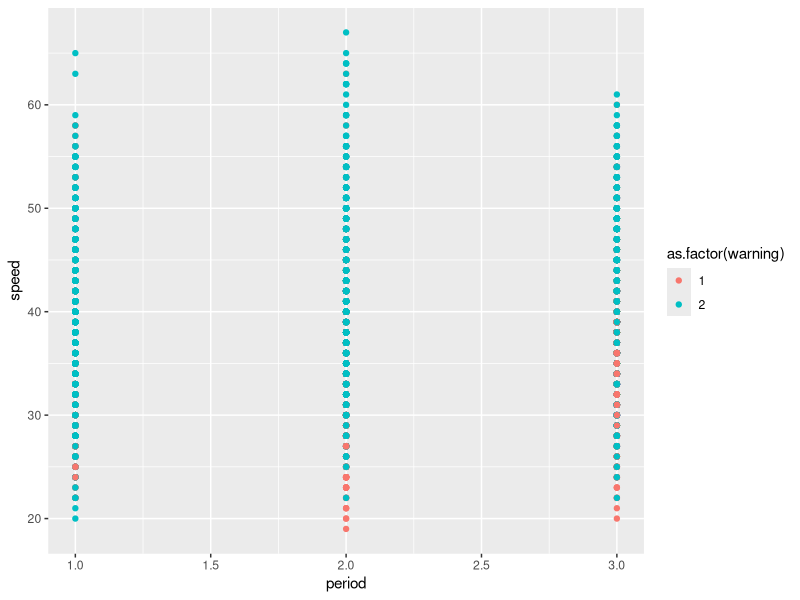
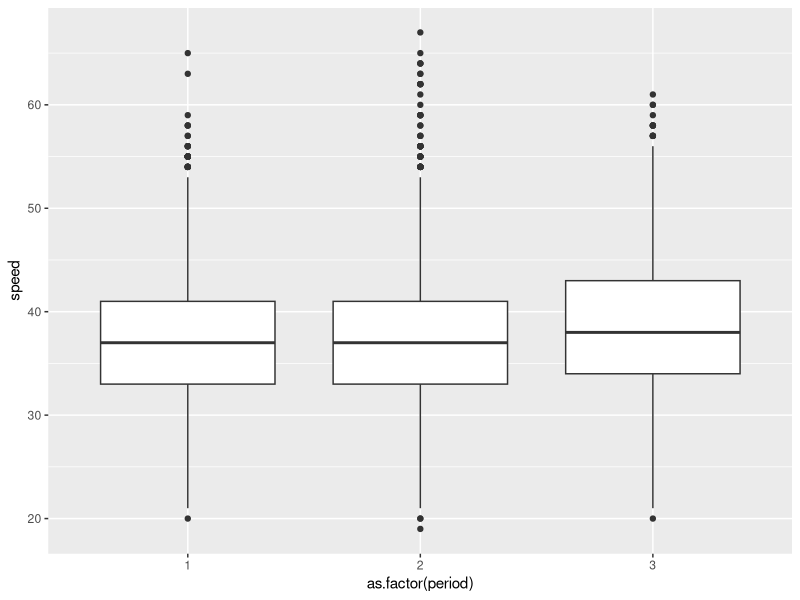
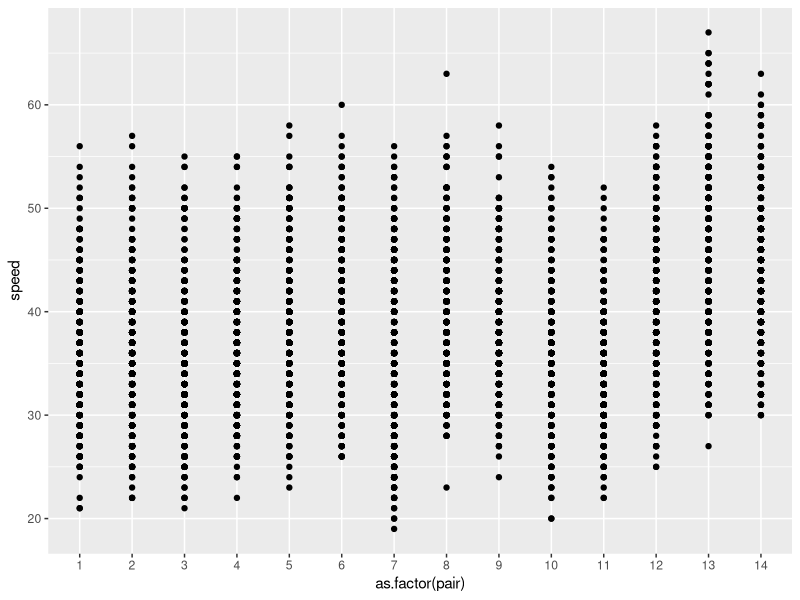
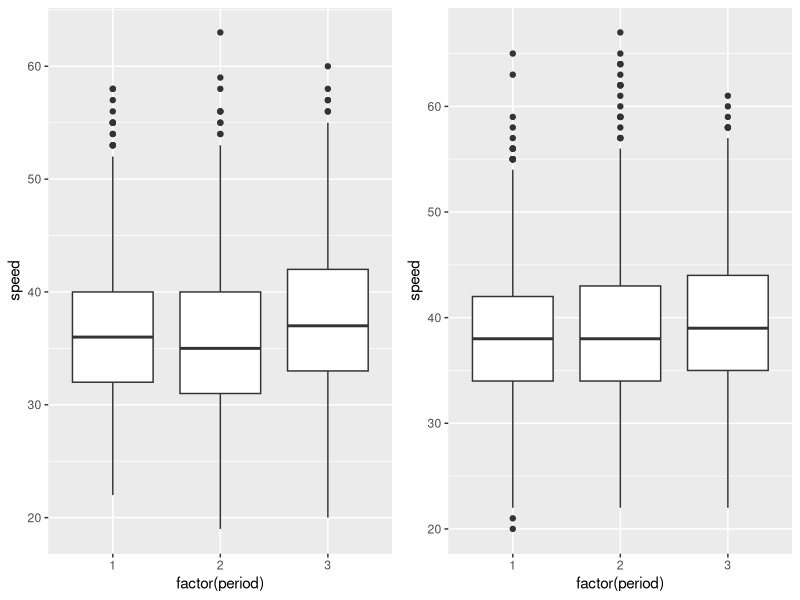
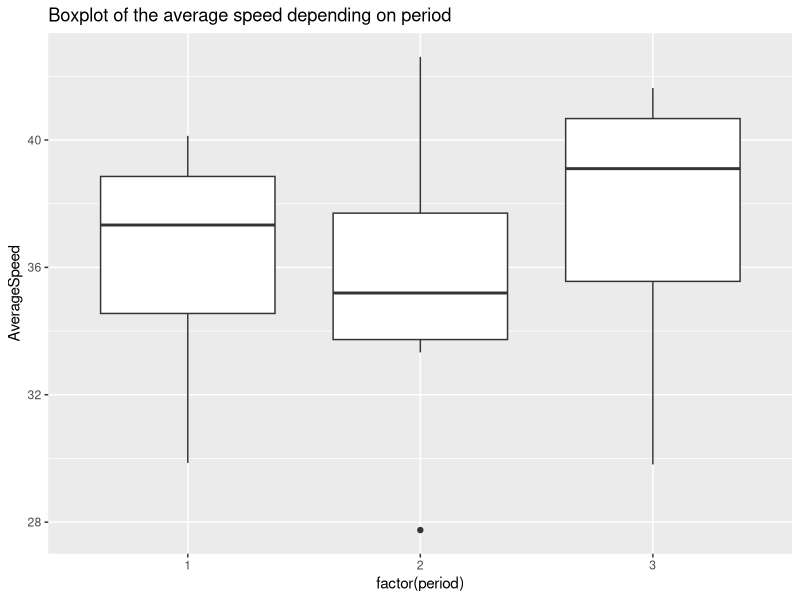

These charts were generated, in order, by the following R code:
### Stats with R Exercise sheet 7

##########################
#Week 8: ANOVA
##########################


## This exercise sheet contains the exercises that you will need to complete and 
## submit by 23:55 on Sunday, December 9. Write the code below the questions. 
## If you need to provide a written answer, comment this out using a hashtag (#). 
## Submit your homework via moodle.
## You are allowed to work together in group up to three students, but everybody 
## needs to submit the group version of the homework via moodle.
## You need to provide a serious attempt to each exercise in order to have
## the assignment graded as complete. 

## Please write below your (and your teammates) name, matriculation number. 
## Name:Sara Khan, Jyothsna Sastry , Hasan Md. Tusfiqur Alam
## Matriculation number: 2571648, 2571729, 2571663

## Change the name of the file by adding your matriculation numbers
## (exercise0N_firstID_secondID_thirdID.R)

###########################################################################################



#######################
### PART 1: Preparation
#######################

library(boot)
library(ggplot2)
library(reshape)

# This time we will be working with the "amis" data frame (package 'boot') that has 
# 8437 rows and 4 columns.

# In a study into the effect that warning signs have on speeding patterns, Cambridgeshire
# County Council considered 14 pairs of locations. The locations were paired to account 
# for factors such as traffic, volume and type of road. One site in each pair had a sign 
# erected warning of the dangers of speeding and asking drivers to slow down. No action 
# was taken at the second site. Three sets of measurements were taken at each site. 
# Each set of measurements was nominally of the speeds of 100 cars but not all sites 
# have exactly 100 measurements. These speed measurements were taken before the erection 
# of the sign, shortly after the erection of the sign, and again after the sign had been 
# in place for some time.

# 1. For the further reference please use ?amis. It may take some time to understand the dataset. 
?amis

# 2. Load the dataset and briefly inspect it. 
# Feel free to make some plots, calculate some statistics in order to understand the data.
?amis
head(amis)
str(amis)
summary(amis)
ggplot(amis, aes(x=period,y=speed, col=as.factor(warning))) + geom_point()
ggplot(amis, aes(x=as.factor(period),y=speed)) + geom_boxplot()
ggplot(amis, aes(x=as.factor(pair),y=speed)) + geom_point()

# 3. All our columns have numeric type. Convert the categorial columns to factors.
amis$period<-as.factor(amis$period)
amis$warning<-as.factor(amis$warning)
amis$pair<-as.factor(amis$pair)

# 4. Build a boxplot for the distribution of `speed` for each of `period` values 
# (before, immediately after and after some time). Build 2 plots side by side
# depending on the `warning` variable.
# (for all plots here and below please use ggplot)
install.packages("gridExtra")
library(gridExtra)
boxplot1_data<-subset(amis, warning==1)
boxplot2_data<-subset(amis, warning==2)
summary(boxplot1_data)
summary(boxplot2_data)
boxplot1<-ggplot(boxplot1_data, aes(x=factor(period),y=speed)) + geom_boxplot()
boxplot2<-ggplot(boxplot2_data, aes(x=factor(period),y=speed)) + geom_boxplot()
grid.arrange(boxplot1, boxplot2, ncol=2)

# 5. What can you conclude according this plot? What can you say about people behaviour in
# different periods: before, immediately after and after some time?
# Boxplot1
# Immediately after the warning sign is placed, there is a slight reduction in the vehicle speed. 
# This however increases when recorded after some period of time (at period 3)
# Boxplot2
# There exists not much difference between the vehicle speeds at the 3 periods in the absence of warning signs

# 6. What are your ideas about why the data with warning==2 (which correspond to the
# measurements in different times on sites where no sign was erected) was collected?
# The data recorded when there are no warning signs placed helps to understand the natural behavior and compare it against 
# that of the driver when the warnings are placed

#######################
### PART 2: 1-way ANOVA
#######################
install.packages("car")
library(car)

#1. First let's create a new data frame which will be used for all PART 2.
# For 1-way ANOVA we will be working with the subset of `amis` where the 
# warning sign was erected, which corresponds to warning==1, therefore first
# subset your data to filter out warning==2 and then apply cast() to average
# speed over each "pair" and "period. Assign this new data frame to the variable casted_data.
amis_data<-subset(amis, warning==1)
#summary(amis_data)
casted_data<-cast(amis_data, period + pair ~., fun.aggregate = 'mean', value = 'speed', na.rm = TRUE)
colnames(casted_data)[colnames(casted_data)=="(all)"] <- "AverageSpeed"
summary(casted_data)

# 2. Build a boxplot of the average speed depending on period
ggplot(data=casted_data, aes(x=factor(period), y=AverageSpeed)) + 
  geom_boxplot() + 
  labs(title="Boxplot of the average speed depending on period")

# 3. Is there a difference between the periods?
# Yes there exists a difference between the Average speed plot for periods
# Average speeds recorded for period 3 is the highest, followed by that for Period 1 and then 2. 

# 4. Now, let's check each ANOVA assumptions and whether they are violated or not and why.

# a) Independence assumption
# (you need to figure out the best way to do it and give a detailed justified answer)
  permuted_data<-casted_data
  head(casted_data)
  permuted_data<- permuted_data[sample(1:nrow(permuted_data)), ]
  head(permuted_data)
  summary(aov(casted_data$AverageSpeed~casted_data$period))
  summary(aov(permuted_data$AverageSpeed~permuted_data$period))
  # The variance remains same for permutations of the data. This upholds independence assumption
  
# b) Normality of residuals
# (you need to figure out the best way to do it and give a detailed justified answer)
  res = residuals(lm(casted_data$AverageSpeed~casted_data$period))
  model=aov(casted_data$AverageSpeed~casted_data$period) 
  res=model$residuals
  shapiro.test(res)
  # Assume normality of residuals
  # The obtained p value is large indicating that the assumped hypothesis cannot be rejected


# c) Homogeneity of variance of residuals
# (you need to figure out the best way to do it and give a detailed justified answer)
  period1<-as.factor(casted_data$period)
  leveneTest(casted_data$AverageSpeed~period1)
  # Large value of p indicates Homogeneity of variance of residuals

# 5.Now we are ready to perform 1-way ANOVA: please use the function aov() on the speed
# depending on the period,report p-value and interpret the result in details
?aov
anova1<-aov(casted_data$AverageSpeed ~ casted_data$period)
summary(anova1)
# p>0.05 (p=0.382)
# Thus, we fail to reject the null hypothesis. There is no significant relationship between The Average speed and period
# The F value is 0.986, The ratio of Variance between groups to the variance within groups is small

# 6. Please do a pairwise t-test with pairwise.t.test()
pairwise.t.test(casted_data$AverageSpeed,casted_data$period)
?pairwise.t.test
# 7. Report pair-wise p-values and interpret the result in details
#   1    2   
#2 0.81 -   
#3 0.81 0.51
#Since all values are greater than 0.05, none of the interactions between the 3 period groups are statistically significant

# 8. Try to use no adjustment for pairwise testing and then Bonferroni correction.
# Does the result change?

pairwise.t.test(x=casted_data$AverageSpeed, g=casted_data$period, p.adjust.method = "none")
#   1    2   
#2 0.59 -   
#3 0.40 0.17

pairwise.t.test(x=casted_data$AverageSpeed, g=casted_data$period, p.adjust.method = "bonferroni")
#   1    2   
#2 1.00 -   
#3 1.00 0.51
# Yes, there is a difference in the results. There is an increase in the p values when bonferroni is used in comparison to no adjustment 

#######################
### PART 3: 2-way ANOVA
#######################
# 1. Now we want to analyze the influence of 2 categorial variables (period and warning) on the speed.
# So let's turn back to our initial dataset amis (not its subset with warning==1)
# First, we need to again average the speed over each `pair`, `warning` and `period
# Cast your data again and assign the resuts to casted_data2
casted_data2<-cast(amis, pair+period+warning ~., fun.aggregate = mean, value = "speed", na.rm = TRUE)
colnames(casted_data2)[colnames(casted_data2)=="(all)"] <- "AverageSpeed"
summary(casted_data2)

# 2. Calculate the mean for each of 6 pairs of `period` and `warning`
tab<-aggregate(AverageSpeed ~ period + warning, casted_data2, mean)
tab
# 3. Do you think there is a significant difference in some of the groups?
var(tab[,3])
# 2.367826
# The average speeds have a variance of 2.367826. 

# 4. Now apply 2-way ANOVA: please use the function aov() on the speed depending on the period and warning
# report p-value and interpret the result in details
anova2<-summary(aov(casted_data2$AverageSpeed~casted_data2$period*casted_data2$warning,casted_data2))
anova2
# The p values between speed and warning = 0.00488 with F value = 8.396. The ratio of Variance between groups to the variance within groups is sufficiently large and the p value impleis statistical significance in their relationship
# The p values between speed and period = 0.33507 imply that the interactions between these two entities are statistically insignificant though the F value > 1
# The p values between perid and warning =  0.69975 imply that the interactions between these two entities are statistically insignificant

# 5. What do you conclude about the behaviour of drivers based on the 2-way ANOVA?
# There is no significant interaction between Period~Speed, Period and warning
# The speed however, is affected by the presence/absence of warnings (statistically significant)
